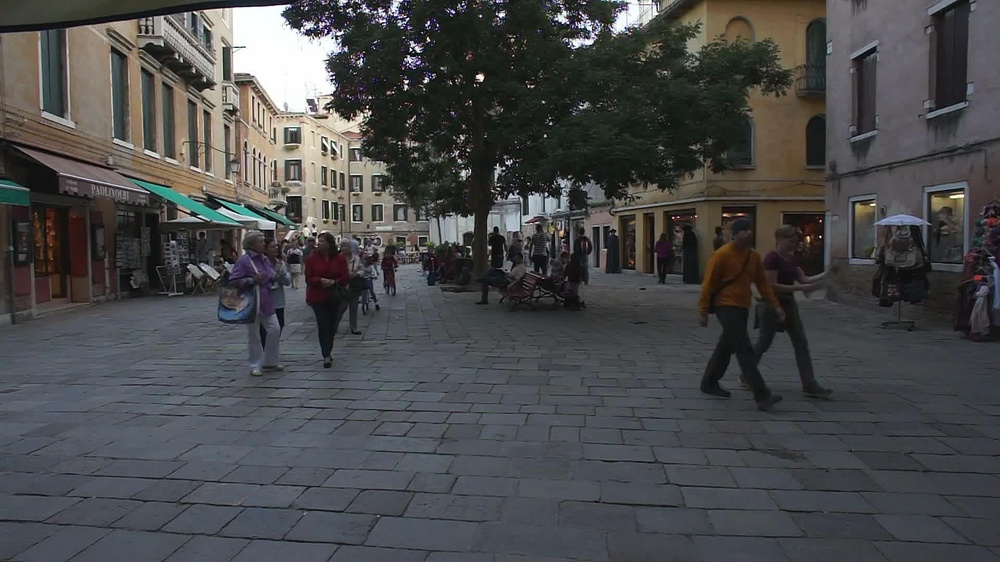
#> input picture 1/000001.jpg, 1000 x 562 px, shrunk from 1920 x 1080 before the run; the run also reads 1 picture not shown here
$ jupyter execute HW3_Q1.ipynb
#> lines starting #> are read from the running program, lines starting #| are printed output that depends on the picture
**HW3_Q1**

**Name: Ali Shahedi**

**ID: 401205712**

### Part1

**Use flannBasedMatcher**

[cell 1]
########### Libraries ###########
import cv2
import numpy as np
import matplotlib.pyplot as plt

[cell 2]
# This function is used to check the corresponding points,
# and shake of the camera based on them
# The flag_part5 will be true for the fifth part to plot the corresponding points
def check_shake(image1, image2, matcher, flag_part5=False):

    # Create the SIFT detector
    sift = cv2.SIFT_create()

    # Find the keypoints and descriptors with SIFT
    kp1, descr1 = sift.detectAndCompute(image1,None)
    kp2, descr2 = sift.detectAndCompute(image2,None)

    # Check whether the algorithm is FlannBasedMatcher or BFMatcher
    if matcher == 'flann':
        # FLANN parameters
        FLANN_INDEX_KDTREE = 1
        # Specify the algorithm and the number of trees
        index_params = dict(algorithm=FLANN_INDEX_KDTREE, trees=5)
        # Specify the number of iterations(use default value)
        search_params = dict()

        # Feed both parameters to FlannBasedMatcher
        object = cv2.FlannBasedMatcher(index_params,search_params)
    elif matcher == 'bfm':
        # create BFMatcher object
        object = cv2.BFMatcher()

    # Define knnMatch with k=2
    matches = object.knnMatch(descr1, descr2, k=2)

    # Loop on all matches and check the smaller value as
    # the benchmark to check the shake of the camera
    check_move = 0
    good_matches = []
    flag_shake = False
    for (m,n) in matches:
        if min(m.distance,n.distance) <= 5:
            # [4 lines of commented-out code are left out]
            check_move +=1
            good_matches.append([m])

    # Check whether shaking was occurred(threshold = 100)
    if check_move >= 1:
        flag_shake = True

    # This part will be used for the fifth part
    if flag_part5:
        # Connect selected points
        corresponding_image = cv2.drawMatchesKnn(image1, kp1,
                                                image2, kp2, good_matches,None,
                                 flags=cv2.DrawMatchesFlags_NOT_DRAW_SINGLE_POINTS)
        plt.figure(figsize=(20,10))
        plt.imshow(corresponding_image)
        plt.show()


    return check_move, flag_shake


    # Create a mask variable to separate suitable points
    masks = [[0,0] for i in range(len(matches))]

[cell 3]
# First image
img1 = cv2.imread('./1/000001.jpg', cv2.IMREAD_GRAYSCALE)
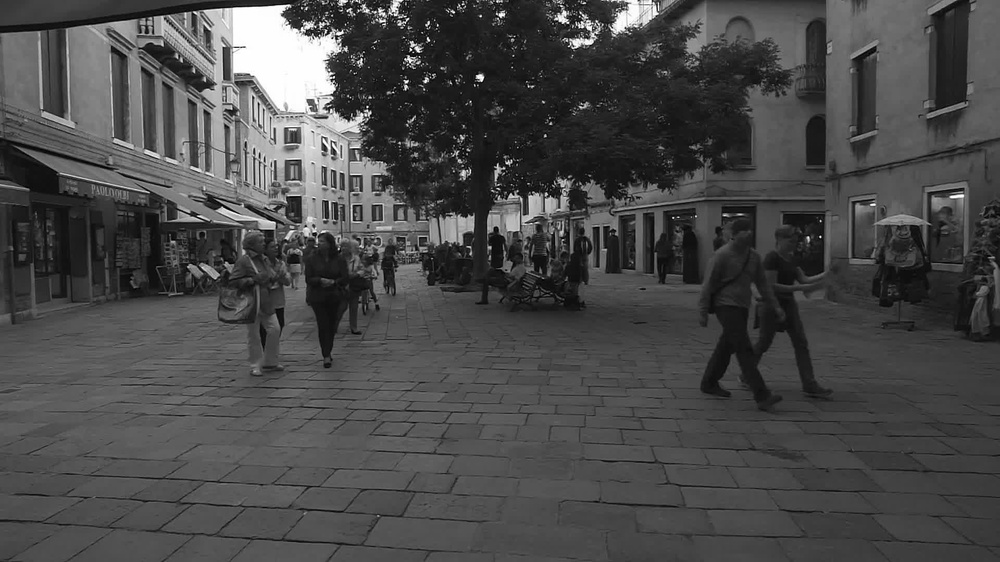
#> img1: shape (562, 1000); min 0, max 255, mean 73.5
img2 = cv2.imread('./1/000002.jpg', cv2.IMREAD_GRAYSCALE)
#> img2: shape (562, 1000); min 0, max 255, mean 73.4
check_move, flag_shake = check_shake(img1, img2, matcher='flann')
#> in check_shake, `kp1, descr1 = sift.detectAndCompute(image1,None)`: kp1 = 2055 keypoints; strongest (x, y, size): (480, 77, 5), (406, 82, 2.3), (428, 40, 2.2), (502, 14, 4)
#> in check_shake, `kp2, descr2 = sift.detectAndCompute(image2,None)`: kp2 = 2060 keypoints; strongest (x, y, size): (480, 77, 5), (453, 12, 2), (428, 40, 2.2), (406, 81, 2.3)
#> in check_shake, `matches = object.knnMatch(descr1, descr2, k=2)`: matches = 2055 matches
#> after the loop in check_shake, `for (m,n) in matches:`: check_move = 7; good_matches = 7 matches
#> check_move = 7; flag_shake = True
print("image1")
print("Number of close points(less than 5):",check_move)
#| Number of close points(less than 5): 7
print("The flag of no camera shaking is:", flag_shake)
#| The flag of no camera shaking is: True

[cell 4]
# Second image
img1 = cv2.imread('./2/000001.jpg', cv2.IMREAD_GRAYSCALE)
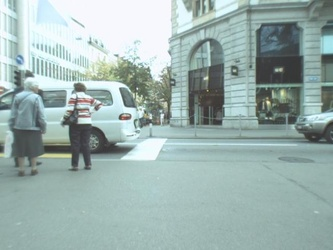
#> input picture 2/000001.jpg, 333 x 250 px, shrunk from 640 x 480 before the run
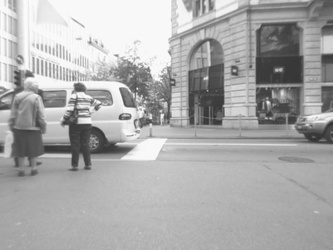
#> img1: shape (250, 333); min 50, max 255, mean 170.8
img2 = cv2.imread('./2/000002.jpg', cv2.IMREAD_GRAYSCALE)
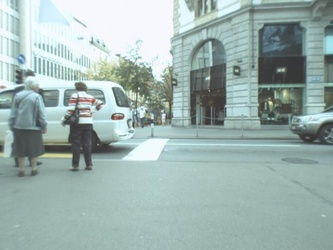
#> input picture 2/000002.jpg, 333 x 250 px, shrunk from 640 x 480 before the run
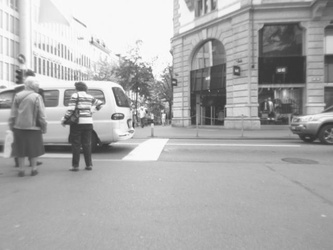
#> img2: shape (250, 333); min 50, max 255, mean 171
check_move, flag_shake = check_shake(img1, img2, matcher='flann')
#> in check_shake (call 2), `kp1, descr1 = sift.detectAndCompute(image1,None)`: kp1 = 612 keypoints; strongest (x, y, size): (79, 88, 6.3), (268, 102, 2.4), (120, 117, 3.2), (162, 116, 2.5)
#> in check_shake (call 2), `kp2, descr2 = sift.detectAndCompute(image2,None)`: kp2 = 603 keypoints; strongest (x, y, size): (80, 87, 6.3), (113, 117, 3.2), (83, 120, 4.7), (208, 78, 2.8)
#> in check_shake (call 2), `matches = object.knnMatch(descr1, descr2, k=2)`: matches = 612 matches
#> check_move = 0; flag_shake = False
print("image2")
print("Number of close points(less than 5):",check_move)
#| Number of close points(less than 5): 0
print("The flag of no camera shaking is:", flag_shake)
#| The flag of no camera shaking is: False

[cell 5]
# Third image
img1 = cv2.imread('./3/000001.jpg', cv2.IMREAD_GRAYSCALE)
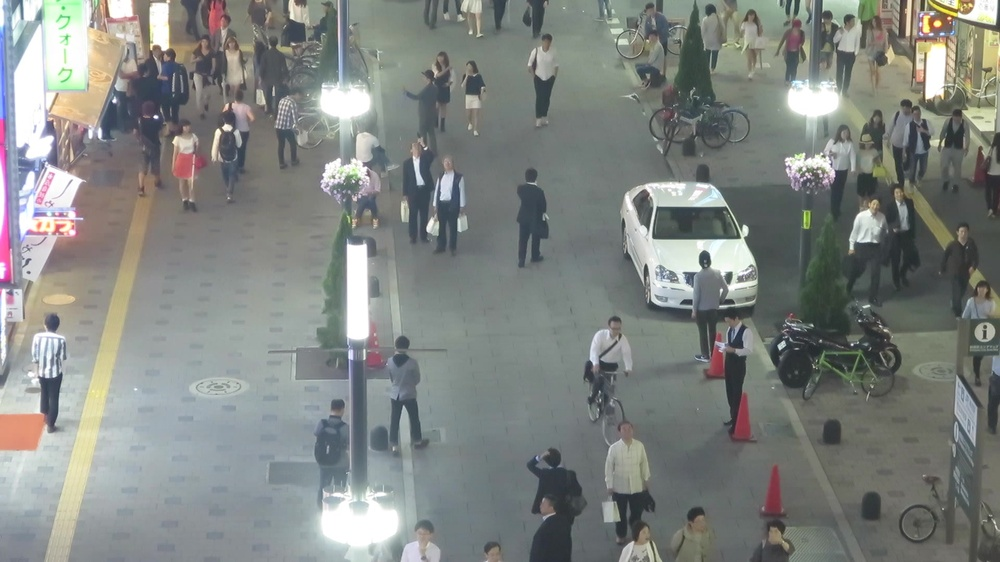
#> input picture 3/000001.jpg, 1000 x 562 px, shrunk from 1920 x 1080 before the run
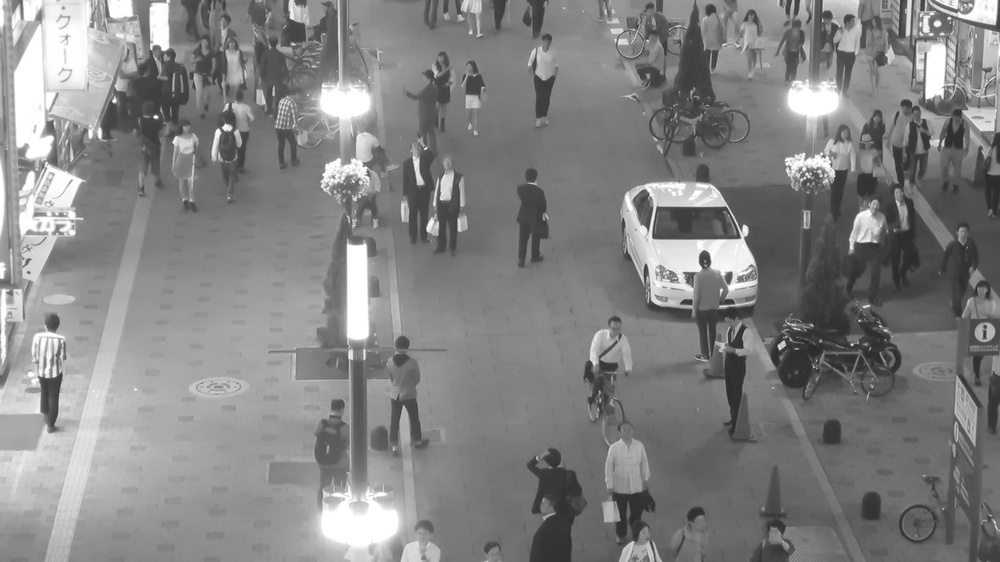
#> img1: shape (562, 1000); min 38, max 255, mean 131.5
img2 = cv2.imread('./3/000002.jpg', cv2.IMREAD_GRAYSCALE)
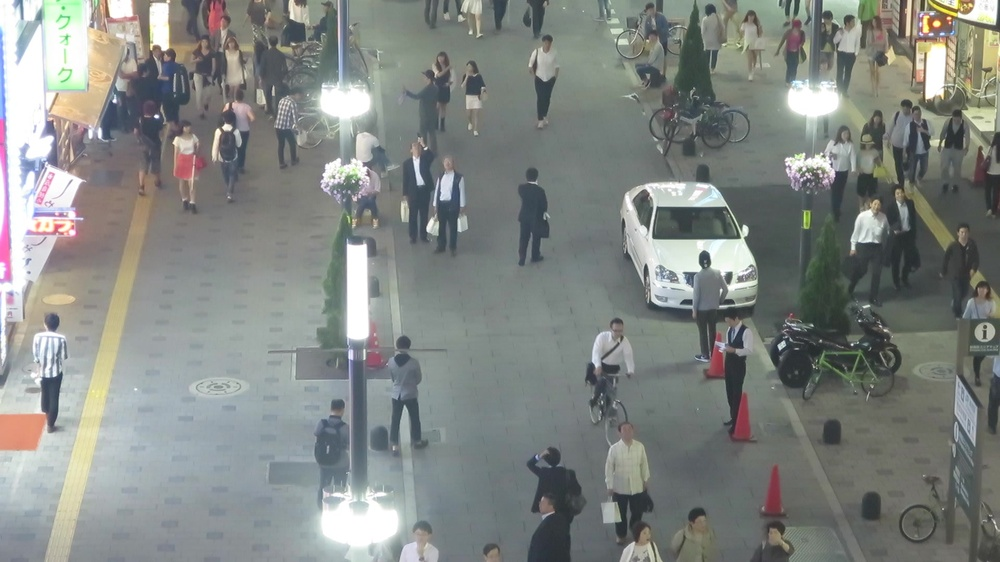
#> input picture 3/000002.jpg, 1000 x 562 px, shrunk from 1920 x 1080 before the run
#> img2: shape (562, 1000); min 34, max 255, mean 133.1
check_move, flag_shake = check_shake(img1, img2, matcher='flann')
#> in check_shake (call 3), `kp1, descr1 = sift.detectAndCompute(image1,None)`: kp1 = 2266 keypoints; strongest (x, y, size): (156, 117, 2.8), (705, 258, 8.6), (227, 127, 5), (114, 101, 2.9)
#> in check_shake (call 3), `kp2, descr2 = sift.detectAndCompute(image2,None)`: kp2 = 2308 keypoints; strongest (x, y, size): (704, 258, 8.6), (227, 127, 5.1), (114, 101, 2.7), (868, 226, 21.7)
#> in check_shake (call 3), `matches = object.knnMatch(descr1, descr2, k=2)`: matches = 2266 matches
#> after the loop in check_shake (call 3), `for (m,n) in matches:`: check_move = 4; good_matches = 4 matches
#> check_move = 4; flag_shake = True
print("image3")
print("Number of close points(less than 5):",check_move)
#| Number of close points(less than 5): 4
print("The flag of no camera shaking is:", flag_shake)
#| The flag of no camera shaking is: True

[cell 6]
# Fourth image
img1 = cv2.imread('./4/000001.jpg', cv2.IMREAD_GRAYSCALE)
img2 = cv2.imread('./4/000002.jpg', cv2.IMREAD_GRAYSCALE)
check_move, flag_shake = check_shake(img1, img2, matcher='flann')
#> in check_shake (call 4), `kp1, descr1 = sift.detectAndCompute(image1,None)`: kp1 = 2055 keypoints; strongest (x, y, size): (480, 77, 5), (406, 82, 2.3), (428, 40, 2.2), (502, 14, 4)
#> in check_shake (call 4), `kp2, descr2 = sift.detectAndCompute(image2,None)`: kp2 = 2060 keypoints; strongest (x, y, size): (480, 77, 5), (453, 12, 2), (428, 40, 2.2), (406, 81, 2.3)
#> in check_shake (call 4), `matches = object.knnMatch(descr1, descr2, k=2)`: matches = 2055 matches
#> after the loop in check_shake (call 4), `for (m,n) in matches:`: check_move = 7; good_matches = 7 matches
#> check_move = 7
print("image4")
print("Number of close points(less than 5):",check_move)
#| Number of close points(less than 5): 7
print("The flag of no camera shaking is:", flag_shake)
#| The flag of no camera shaking is: True

### Part2

**Use BFMatcher**

[cell 7]
# First image
img1 = cv2.imread('./1/000001.jpg', cv2.IMREAD_GRAYSCALE)
img2 = cv2.imread('./1/000002.jpg', cv2.IMREAD_GRAYSCALE)
check_move, flag_shake = check_shake(img1, img2, matcher='bfm')
print("image1")
print("Number of close points(less than 5):",check_move)
#| Number of close points(less than 5): 7
print("The flag of no camera shaking is:", flag_shake)
#| The flag of no camera shaking is: True

[cell 8]
# Second image
img1 = cv2.imread('./2/000001.jpg', cv2.IMREAD_GRAYSCALE)
img2 = cv2.imread('./2/000002.jpg', cv2.IMREAD_GRAYSCALE)
check_move, flag_shake = check_shake(img1, img2, matcher='bfm')
#> in check_shake (call 6), `kp1, descr1 = sift.detectAndCompute(image1,None)`: kp1 = 612 keypoints; strongest (x, y, size): (79, 88, 6.3), (268, 102, 2.4), (120, 117, 3.2), (162, 116, 2.5)
#> in check_shake (call 6), `kp2, descr2 = sift.detectAndCompute(image2,None)`: kp2 = 603 keypoints; strongest (x, y, size): (80, 87, 6.3), (113, 117, 3.2), (83, 120, 4.7), (208, 78, 2.8)
#> in check_shake (call 6), `matches = object.knnMatch(descr1, descr2, k=2)`: matches = 612 matches
#> check_move = 0; flag_shake = False
print("image2")
print("Number of close points(less than 5):",check_move)
#| Number of close points(less than 5): 0
print("The flag of no camera shaking is:", flag_shake)
#| The flag of no camera shaking is: False

[cell 9]
# Third image
img1 = cv2.imread('./3/000001.jpg', cv2.IMREAD_GRAYSCALE)
img2 = cv2.imread('./3/000002.jpg', cv2.IMREAD_GRAYSCALE)
check_move, flag_shake = check_shake(img1, img2, matcher='bfm')
#> in check_shake (call 7), `kp1, descr1 = sift.detectAndCompute(image1,None)`: kp1 = 2266 keypoints; strongest (x, y, size): (156, 117, 2.8), (705, 258, 8.6), (227, 127, 5), (114, 101, 2.9)
#> in check_shake (call 7), `kp2, descr2 = sift.detectAndCompute(image2,None)`: kp2 = 2308 keypoints; strongest (x, y, size): (704, 258, 8.6), (227, 127, 5.1), (114, 101, 2.7), (868, 226, 21.7)
#> in check_shake (call 7), `matches = object.knnMatch(descr1, descr2, k=2)`: matches = 2266 matches
#> after the loop in check_shake (call 7), `for (m,n) in matches:`: check_move = 4; good_matches = 4 matches
#> check_move = 4; flag_shake = True
print("image3")
print("Number of close points(less than 5):",check_move)
#| Number of close points(less than 5): 4
print("The flag of no camera shaking is:", flag_shake)
#| The flag of no camera shaking is: True

[cell 10]
# Fourth image
img1 = cv2.imread('./4/000001.jpg', cv2.IMREAD_GRAYSCALE)
img2 = cv2.imread('./4/000002.jpg', cv2.IMREAD_GRAYSCALE)
check_move, flag_shake = check_shake(img1, img2, matcher='bfm')
#> in check_shake (call 8), `kp1, descr1 = sift.detectAndCompute(image1,None)`: kp1 = 2055 keypoints; strongest (x, y, size): (480, 77, 5), (406, 82, 2.3), (428, 40, 2.2), (502, 14, 4)
#> in check_shake (call 8), `kp2, descr2 = sift.detectAndCompute(image2,None)`: kp2 = 2060 keypoints; strongest (x, y, size): (480, 77, 5), (453, 12, 2), (428, 40, 2.2), (406, 81, 2.3)
#> in check_shake (call 8), `matches = object.knnMatch(descr1, descr2, k=2)`: matches = 2055 matches
#> after the loop in check_shake (call 8), `for (m,n) in matches:`: check_move = 7; good_matches = 7 matches
#> check_move = 7
print("image4")
print("Number of close points(less than 5):",check_move)
#| Number of close points(less than 5): 7
print("The flag of no camera shaking is:", flag_shake)
#| The flag of no camera shaking is: True

### Part3

**BFMatcher is slower than FlannBasedMatcher**

**Reason: FlannBasedMatcher uses the the KD_tree algorithm which has log order but BFMatcher uses exhaustive search to find nearest neighbors. So FlannBasedMatcher is faster but less precise**

**The order of computation of the FlannBasedMatcher with KD_tree is log(n) while this order of the BFMatcher is n**

### Part4

**No. SITF algorithm is not sensitive to scale**

### Part5

**I use flannBasedMatcher for this part(There is no difference in the selected algorithm)**

[cell 11]
# First image
img1 = cv2.imread('./1/000001.jpg', cv2.IMREAD_GRAYSCALE)
img2 = cv2.imread('./1/000002.jpg', cv2.IMREAD_GRAYSCALE)
_, _ = check_shake(img1, img2, matcher='flann', flag_part5=True)
#> in check_shake (call 9), `corresponding_image = cv2.drawMatchesKnn(image1, kp1, image2, kp2, goo..`:
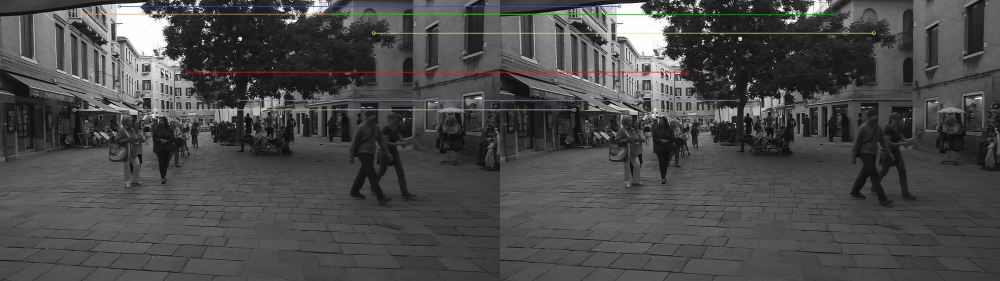
#> corresponding_image: shape (562, 2000, 3) (shown at 1/2 size); mean of channels 0, 1, 2 73.6, 74, 73.9; drawn as B, G, R

[cell 12]
# Third image
img1 = cv2.imread('./3/000001.jpg', cv2.IMREAD_GRAYSCALE)
img2 = cv2.imread('./3/000002.jpg', cv2.IMREAD_GRAYSCALE)
_, _ = check_shake(img1, img2, matcher='flann', flag_part5=True)
#> in check_shake (call 10), `kp1, descr1 = sift.detectAndCompute(image1,None)`: kp1 = 2266 keypoints; strongest (x, y, size): (156, 117, 2.8), (705, 258, 8.6), (227, 127, 5), (114, 101, 2.9)
#> in check_shake (call 10), `kp2, descr2 = sift.detectAndCompute(image2,None)`: kp2 = 2308 keypoints; strongest (x, y, size): (704, 258, 8.6), (227, 127, 5.1), (114, 101, 2.7), (868, 226, 21.7)
#> in check_shake (call 10), `matches = object.knnMatch(descr1, descr2, k=2)`: matches = 2266 matches
#> after the loop in check_shake (call 10), `for (m,n) in matches:`: check_move = 4; good_matches = 4 matches
#> in check_shake (call 10), `corresponding_image = cv2.drawMatchesKnn(image1, kp1, image2, kp2, goo..`:
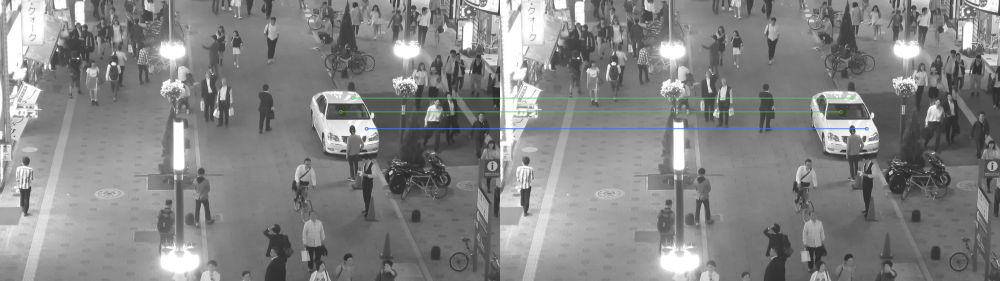
#> corresponding_image: shape (562, 2000, 3) (shown at 1/2 size); mean of channels 0, 1, 2 132.3, 132.5, 132.1; drawn as B, G, R
